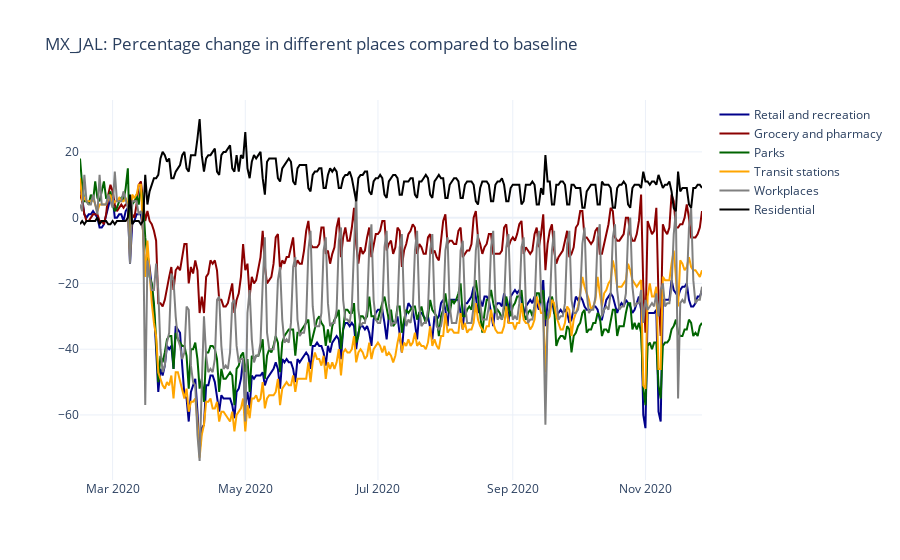

Here is the notebook cell this chart was saved with:
### Code cell
# Promedio de Jalisco

EDO = 'MX_JAL'

fig = go.Figure()

fig.add_trace( go.Scatter( x = Mobility_MX[ Mobility_MX['key'] == EDO]['date'], 
                           y = Mobility_MX[ Mobility_MX['key'] == EDO]['mobility_retail_and_recreation'], 
                           name = 'Retail and recreation', 
                           line_color = 'darkblue' ) )

fig.add_trace( go.Scatter( x = Mobility_MX[ Mobility_MX['key'] == EDO]['date'], 
                           y = Mobility_MX[ Mobility_MX['key'] == EDO]['mobility_grocery_and_pharmacy'], 
                           name = 'Grocery and pharmacy', 
                           line_color = 'darkred' ) )

fig.add_trace( go.Scatter( x = Mobility_MX[ Mobility_MX['key'] == EDO]['date'], 
                           y = Mobility_MX[ Mobility_MX['key'] == EDO]['mobility_parks'], 
                           name = 'Parks', 
                           line_color = 'darkgreen' ) )

fig.add_trace( go.Scatter( x = Mobility_MX[ Mobility_MX['key'] == EDO]['date'], 
                           y = Mobility_MX[ Mobility_MX['key'] == EDO]['mobility_transit_stations'], 
                           name = 'Transit stations', 
                           line_color = 'orange' ) )

fig.add_trace( go.Scatter( x = Mobility_MX[ Mobility_MX['key'] == EDO]['date'], 
                           y = Mobility_MX[ Mobility_MX['key'] == EDO]['mobility_workplaces'], 
                           name = 'Workplaces', 
                           line_color = 'gray' ) )

fig.add_trace( go.Scatter( x = Mobility_MX[ Mobility_MX['key'] == EDO]['date'], 
                           y = Mobility_MX[ Mobility_MX['key'] == EDO]['mobility_residential'], 
                           name = 'Residential', 
                           line_color = 'black' ) )

fig.update_layout(template = 'plotly_white', # "plotly", "plotly_white", "ggplot2", "seaborn", "simple_white", "none"
                  title = EDO + ': Percentage change in different places compared to baseline')

fig.show()

### Figure 1 — Plotly figure (JSON) as saved in the notebook; plotly's stock layout.template omitted (floating-point values rounded to 4 significant figures; data arrays with more than 128 entries replaced by an {"elided": "..."} marker saying what was removed)
{"data": [{"line": {"color": "darkblue"}, "name": "Retail and recreation", "type": "scatter", "x": {"elided": "287 str values"}, "y": {"elided": "287 int values"}}, {"line": {"color": "darkred"}, "name": "Grocery and pharmacy", "type": "scatter", "x": {"elided": "287 str values"}, "y": {"elided": "287 int values"}}, {"line": {"color": "darkgreen"}, "name": "Parks", "type": "scatter", "x": {"elided": "287 str values"}, "y": {"elided": "287 int values"}}, {"line": {"color": "orange"}, "name": "Transit stations", "type": "scatter", "x": {"elided": "287 str values"}, "y": {"elided": "287 int values"}}, {"line": {"color": "gray"}, "name": "Workplaces", "type": "scatter", "x": {"elided": "287 str values"}, "y": {"elided": "287 int values"}}, {"line": {"color": "black"}, "name": "Residential", "type": "scatter", "x": {"elided": "287 str values"}, "y": {"elided": "287 int values"}}], "layout": {"title": {"text": "MX_JAL: Percentage change in different places compared to baseline"}}}
